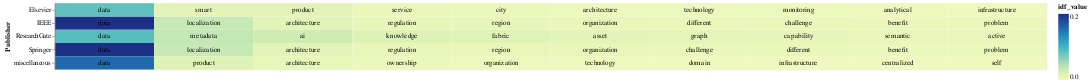

This figure's notebook cell:
### Code cell
# Select the top terms for each PDF
top_terms_df_publisher = result_df_publisher.groupby('Publisher').head(10)

# Add a small random value to 'idf_value' for better visualization
top_terms_df_publisher['idf_value'] = top_terms_df_publisher['idf_value'] + np.random.rand(top_terms_df_publisher.shape[0]) * 0.0001

# Create a base chart
base = alt.Chart(top_terms_df_publisher).encode(
    x=alt.X('rank:O', axis=None),  # Use rank for x-axis
    y='Publisher:N',
    color=alt.Color('idf_value:Q', scale=alt.Scale(scheme='viridis')),
    text='topic_word:N'  # Corrected column name to 'topic_word'
).transform_window(
    rank="rank()",
    sort=[alt.SortField("idf_value", order="descending")],
    groupby=["Publisher"]
)

# Create a heatmap
heatmap = base.mark_rect().encode(
    color='idf_value:Q',
)

# Create text labels with conditional color
text = base.mark_text(baseline='middle').encode(
    text='topic_word:N',
    color=alt.condition(alt.datum.idf_value >= 3.0, alt.value('white'), alt.value('black'))
)

# Display the heatmap and text labels
chart_lda_publisher = (heatmap + text).properties(width=1500)
chart_lda_publisher

### Figure 1 — Vega-Lite specification as saved in the notebook (floating-point values rounded to 4 significant figures)
{"config": {"view": {"continuousWidth": 300, "continuousHeight": 300}}, "layer": [{"mark": {"type": "rect"}, "encoding": {"color": {"field": "idf_value", "type": "quantitative"}, "text": {"field": "topic_word", "type": "nominal"}, "x": {"axis": null, "field": "rank", "type": "ordinal"}, "y": {"field": "Publisher", "type": "nominal"}}, "transform": [{"window": [{"op": "rank", "field": "", "as": "rank"}], "groupby": ["Publisher"], "sort": [{"field": "idf_value", "order": "descending"}]}]}, {"mark": {"type": "text", "baseline": "middle"}, "encoding": {"color": {"condition": {"test": "(datum.idf_value >= 3.0)", "value": "white"}, "value": "black"}, "text": {"field": "topic_word", "type": "nominal"}, "x": {"axis": null, "field": "rank", "type": "ordinal"}, "y": {"field": "Publisher", "type": "nominal"}}, "transform": [{"window": [{"op": "rank", "field": "", "as": "rank"}], "groupby": ["Publisher"], "sort": [{"field": "idf_value", "order": "descending"}]}]}], "data": {"name": "data-a2808d2d15fe7d8941574e34ced79947"}, "width": 1500, "$schema": "https://vega.github.io/schema/vega-lite/v5.15.1.json", "datasets": {"data-a2808d2d15fe7d8941574e34ced79947": [{"Publisher": "IEEE", "topic_word": "data", "idf_value": 0.1587}, {"Publisher": "IEEE", "topic_word": "localization", "idf_value": 0.03135}, {"Publisher": "IEEE", "topic_word": "architecture", "idf_value": 0.01448}, {"Publisher": "IEEE", "topic_word": "regulation", "idf_value": 0.01153}, {"Publisher": "IEEE", "topic_word": "region", "idf_value": 0.01063}, {"Publisher": "IEEE", "topic_word": "organization", "idf_value": 0.01022}, {"Publisher": "IEEE", "topic_word": "challenge", "idf_value": 0.008602}, {"Publisher": "IEEE", "topic_word": "different", "idf_value": 0.00866}, {"Publisher": "IEEE", "topic_word": "benefit", "idf_value": 0.008197}, {"Publisher": "IEEE", "topic_word": "problem", "idf_value": 0.007902}, {"Publisher": "Springer", "topic_word": "data", "idf_value": 0.1588}, {"Publisher": "Springer", "topic_word": "localization", "idf_value": 0.03136}, {"Publisher": "Springer", "topic_word": "architecture", "idf_value": 0.01442}, {"Publisher": "Springer", "topic_word": "regulation", "idf_value": 0.01159}, {"Publisher": "Springer", "topic_word": "region", "idf_value": 0.01063}, {"Publisher": "Springer", "topic_word": "organization", "idf_value": 0.01027}, {"Publisher": "Springer", "topic_word": "challenge", "idf_value": 0.008693}, {"Publisher": "Springer", "topic_word": "different", "idf_value": 0.008666}, {"Publisher": "Springer", "topic_word": "benefit", "idf_value": 0.008103}, {"Publisher": "Springer", "topic_word": "problem", "idf_value": 0.007988}, {"Publisher": "ResearchGate", "topic_word": "data", "idf_value": 0.07348}, {"Publisher": "ResearchGate", "topic_word": "metadata", "idf_value": 0.03231}, {"Publisher": "ResearchGate", "topic_word": "ai", "idf_value": 0.02656}, {"Publisher": "ResearchGate", "topic_word": "knowledge", "idf_value": 0.01895}, {"Publisher": "ResearchGate", "topic_word": "fabric", "idf_value": 0.01744}, {"Publisher": "ResearchGate", "topic_word": "asset", "idf_value": 0.0145}, {"Publisher": "ResearchGate", "topic_word": "graph", "idf_value": 0.01347}, {"Publisher": "ResearchGate", "topic_word": "capability", "idf_value": 0.01205}, {"Publisher": "ResearchGate", "topic_word": "semantic", "idf_value": 0.01038}, {"Publisher": "ResearchGate", "topic_word": "active", "idf_value": 0.0102}, {"Publisher": "Elsevier", "topic_word": "data", "idf_value": 0.06989}, {"Publisher": "Elsevier", "topic_word": "smart", "idf_value": 0.01426}, {"Publisher": "Elsevier", "topic_word": "product", "idf_value": 0.01399}, {"Publisher": "Elsevier", "topic_word": "service", "idf_value": 0.009316}, {"Publisher": "Elsevier", "topic_word": "city", "idf_value": 0.008353}, {"Publisher": "Elsevier", "topic_word": "architecture", "idf_value": 0.006936}, {"Publisher": "Elsevier", "topic_word": "technology", "idf_value": 0.00655}, {"Publisher": "Elsevier", "topic_word": "monitoring", "idf_value": 0.00644}, {"Publisher": "Elsevier", "topic_word": "analytical", "idf_value": 0.006216}, {"Publisher": "Elsevier", "topic_word": "infrastructure", "idf_value": 0.005176}, {"Publisher": "miscellaneous", "topic_word": "data", "idf_value": 0.1257}, {"Publisher": "miscellaneous", "topic_word": "product", "idf_value": 0.01881}, {"Publisher": "miscellaneous", "topic_word": "architecture", "idf_value": 0.01051}, {"Publisher": "miscellaneous", "topic_word": "ownership", "idf_value": 0.008143}, {"Publisher": "miscellaneous", "topic_word": "organization", "idf_value": 0.007264}, {"Publisher": "miscellaneous", "topic_word": "technology", "idf_value": 0.005964}, {"Publisher": "miscellaneous", "topic_word": "domain", "idf_value": 0.005525}, {"Publisher": "miscellaneous", "topic_word": "infrastructure", "idf_value": 0.005368}, {"Publisher": "miscellaneous", "topic_word": "centralized", "idf_value": 0.005226}, {"Publisher": "miscellaneous", "topic_word": "self", "idf_value": 0.005133}]}}
